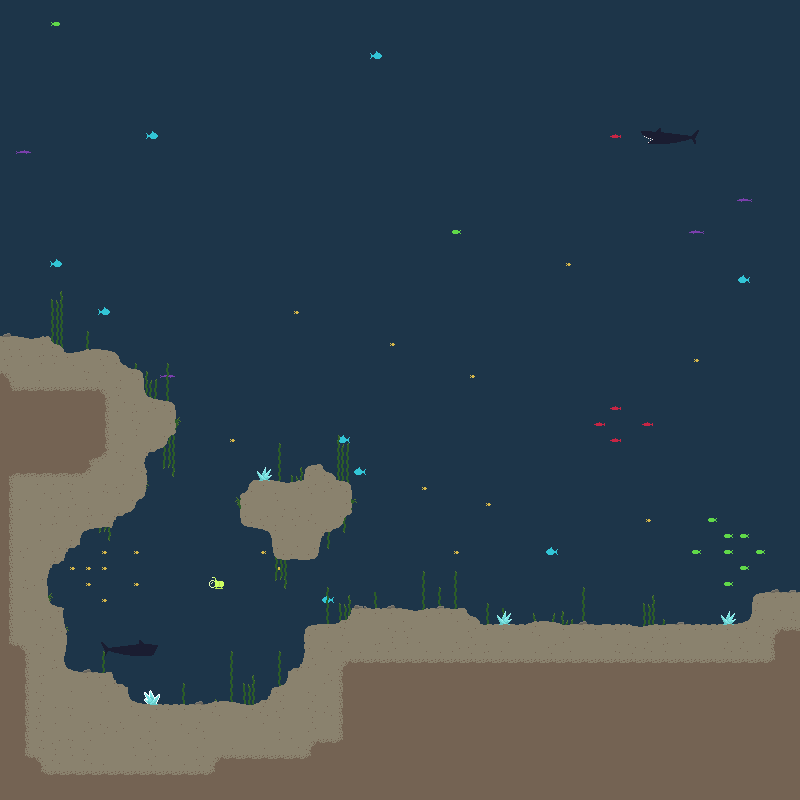

A 2D game scene composited from a Tiled map and its tileset images. What follows is a short description and the map's XML, with each tile layer's data collapsed to a summary:
An orthogonal 50x50 tile map with 16x16 px tiles, 6 tile layers (Background, Fish, Kelp, Sand, ...).

<map version="1.0" orientation="orthogonal" renderorder="right-down" width="50" height="50" tilewidth="16" tileheight="16" nextobjectid="1">
 <tileset firstgid="1" name="anflogaSprites" tilewidth="16" tileheight="16" tilecount="16384" columns="128">
  <image source="anflogaSprites.png" width="2048" height="2048" />
 </tileset>
 <layer name="Background" width="50" height="50">
  <data>[2500 cells, 2500 non-empty, 1 distinct tile ids]</data>
 </layer>
 <layer name="Fish" width="50" height="50">
  <data>[2500 cells, 57 non-empty, 11 distinct tile ids]</data>
 </layer>
 <layer name="Kelp" width="50" height="50">
  <data>[2500 cells, 134 non-empty, 10 distinct tile ids]</data>
 </layer>
 <layer name="Sand" width="50" height="50">
  <data>[2500 cells, 684 non-empty, 21 distinct tile ids]</data>
 </layer>
 <layer name="Rocks" width="50" height="50">
  <data>[2500 cells, 14 non-empty, 4 distinct tile ids]</data>
 </layer>
 <layer name="highlight" width="50" height="50">
  <data>[2500 cells, 1 non-empty, 1 distinct tile ids]</data>
 </layer>
</map>
